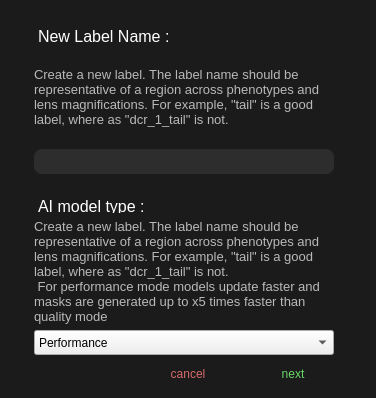
<?xml version="1.0" encoding="UTF-8"?>
<ui version="4.0">
 <class>Dialog_for_category_creation</class>
 <widget class="QDialog" name="Dialog_for_category_creation">
  <property name="geometry">
   <rect>
    <x>0</x>
    <y>0</y>
    <width>376</width>
    <height>398</height>
   </rect>
  </property>
  <property name="windowTitle">
   <string>Dialog</string>
  </property>
  <property name="styleSheet">
   <string notr="true">QDialog{
	background-color:rgb(27,27,27);
}
</string>
  </property>
  <layout class="QGridLayout" name="outer_layout">
   <property name="leftMargin">
    <number>34</number>
   </property>
   <property name="topMargin">
    <number>12</number>
   </property>
   <property name="rightMargin">
    <number>34</number>
   </property>
   <property name="bottomMargin">
    <number>12</number>
   </property>
   <item row="0" column="0" colspan="3">
    <layout class="QGridLayout" name="gridLayout">
     <item row="3" column="0">
      <widget class="QLabel" name="create_category_model_type">
       <property name="maximumSize">
        <size>
         <width>16777215</width>
         <height>33</height>
        </size>
       </property>
       <property name="font">
        <font>
         <pointsize>-1</pointsize>
        </font>
       </property>
       <property name="styleSheet">
        <string notr="true">color: rgb(255,255,255);
margin-top:20;
font-size:16px;</string>
       </property>
       <property name="text">
        <string>AI model type :</string>
       </property>
      </widget>
     </item>
     <item row="0" column="0">
      <widget class="QLabel" name="create_category_new_label">
       <property name="maximumSize">
        <size>
         <width>16777215</width>
         <height>33</height>
        </size>
       </property>
       <property name="font">
        <font>
         <pointsize>-1</pointsize>
        </font>
       </property>
       <property name="styleSheet">
        <string notr="true">color: rgb(255,255,255);
padding-top: 15px;
font-size:16px;</string>
       </property>
       <property name="text">
        <string>New Label Name :</string>
       </property>
      </widget>
     </item>
     <item row="2" column="0">
      <widget class="QPlainTextEdit" name="create_category_new_plain_text">
       <property name="minimumSize">
        <size>
         <width>0</width>
         <height>0</height>
        </size>
       </property>
       <property name="maximumSize">
        <size>
         <width>300</width>
         <height>25</height>
        </size>
       </property>
       <property name="focusPolicy">
        <enum>Qt::ClickFocus</enum>
       </property>
       <property name="styleSheet">
        <string notr="true">border-radius: 8px;
background-color: rgb(45,45,45);
color: rgb(255,255,255);
padding-left: 5px;
padding-top: 0px;
font-size:13px;</string>
       </property>
       <property name="tabChangesFocus">
        <bool>true</bool>
       </property>
       <property name="plainText">
        <string/>
       </property>
       <property name="placeholderText">
        <string extracomment="my_new_category"/>
       </property>
      </widget>
     </item>
     <item row="5" column="0">
      <widget class="QComboBox" name="create_category_model_type_comboBox">
       <property name="minimumSize">
        <size>
         <width>0</width>
         <height>25</height>
        </size>
       </property>
       <property name="maximumSize">
        <size>
         <width>300</width>
         <height>25</height>
        </size>
       </property>
       <property name="styleSheet">
        <string notr="true">QComboBox{
	border-radius: 8px;
	background-color: rgb(45,45,45);
	color: rgb(255,255,255);
}
QComboBox:editable{
	background-color: rgb(45,45,45);
	border: 0px solid;
}

QComboBox::drop-down {
    subcontrol-origin: padding;
    subcontrol-position: top right;
    width: 300px;
	color: rgb(150,150,150);
    border-left-width: 1px;
    border-left-color: darkgray;
    border-left-style: solid; /* just a single line */
    border-top-right-radius: 3px; /* same radius as the QComboBox */
    border-bottom-right-radius: 3px;
}
font-size:13px;
</string>
       </property>
       <item>
        <property name="text">
         <string>Performance</string>
        </property>
       </item>
       <item>
        <property name="text">
         <string>Quality</string>
        </property>
       </item>
      </widget>
     </item>
     <item row="1" column="0">
      <widget class="QLabel" name="create_category_new_label_explanation">
       <property name="styleSheet">
        <string notr="true">color: rgb(185,185,185);
font-size:13px;</string>
       </property>
       <property name="text">
        <string>Create a new label. The label name should be representative of a region across phenotypes and lens magnifications. For example, &quot;tail&quot; is a good label, where as &quot;dcr_1_tail&quot; is not.</string>
       </property>
       <property name="wordWrap">
        <bool>true</bool>
       </property>
      </widget>
     </item>
     <item row="4" column="0">
      <widget class="QLabel" name="create_category_model_type_explanation">
       <property name="styleSheet">
        <string notr="true">color: rgb(185,185,185);
font-size:13px;</string>
       </property>
       <property name="text">
        <string>Create a new label. The label name should be representative of a region across phenotypes and lens magnifications. For example, &quot;tail&quot; is a good label, where as &quot;dcr_1_tail&quot; is not. 
 For performance mode models update faster and masks are generated up to x5 times faster than quality mode</string>
       </property>
       <property name="wordWrap">
        <bool>true</bool>
       </property>
      </widget>
     </item>
    </layout>
   </item>
   <item row="1" column="2">
    <widget class="QPushButton" name="create_category_cancel_button">
     <property name="sizePolicy">
      <sizepolicy hsizetype="Minimum" vsizetype="Fixed">
       <horstretch>0</horstretch>
       <verstretch>0</verstretch>
      </sizepolicy>
     </property>
     <property name="minimumSize">
      <size>
       <width>0</width>
       <height>25</height>
      </size>
     </property>
     <property name="maximumSize">
      <size>
       <width>130</width>
       <height>16777215</height>
      </size>
     </property>
     <property name="styleSheet">
      <string notr="true">QPushButton{
     background-color: rgba(0,0,0,0);
     color: rgb(105,215,105);
     border: 0px solid rgb(165,255,165);
     border-radius: 5px;
}
QPushButton:hover{
      background-color: rgba(105,215,105, 30);
       color: rgb(155,255,155);
}
</string>
     </property>
     <property name="text">
      <string>next</string>
     </property>
    </widget>
   </item>
   <item row="1" column="1">
    <widget class="QPushButton" name="create_category_next_button">
     <property name="minimumSize">
      <size>
       <width>0</width>
       <height>25</height>
      </size>
     </property>
     <property name="maximumSize">
      <size>
       <width>130</width>
       <height>16777215</height>
      </size>
     </property>
     <property name="styleSheet">
      <string notr="true">            QPushButton{
                    background-color: rgba(0,0,0,0);
                    color: rgb(215 ,105,105);
                    border: 0px solid rgb(165,255,165);
                    border-radius: 5px;
                    }
            QPushButton:hover{
                    background-color: rgba(215,105,105, 30);
                    color: rgb(255,155,155);
                    }</string>
     </property>
     <property name="text">
      <string>cancel</string>
     </property>
    </widget>
   </item>
  </layout>
 </widget>
 <resources/>
 <connections/>
</ui>
